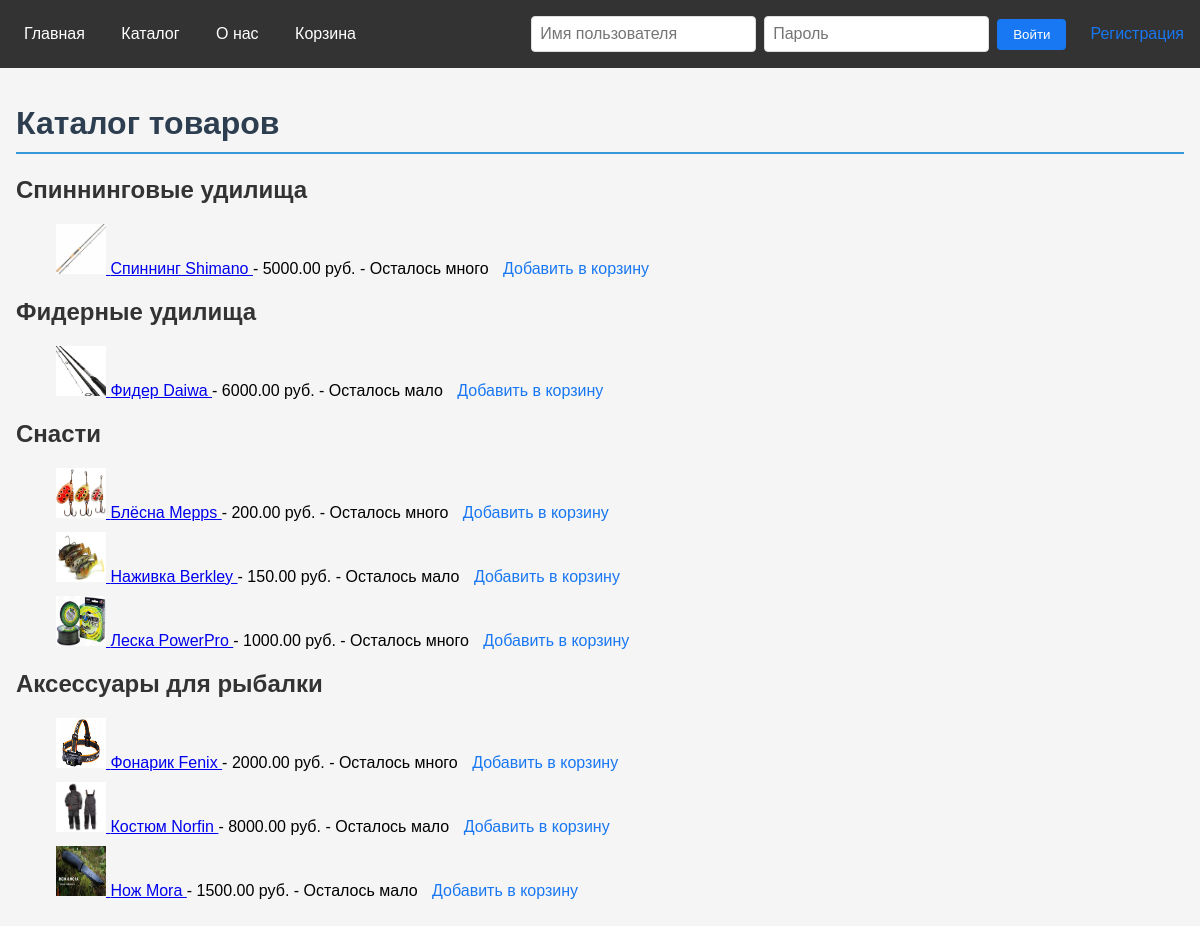
Page /catalog/ on the committed database.
### main/models.py (models this page shows, shortened)
class Category(models.Model):
    name = models.CharField(max_length=100)
    parent = models.ForeignKey('self', on_delete=models.CASCADE, null=True, blank=True, related_name='children')
    def __str__(self):
        return self.name

class Product(models.Model):
    name = models.CharField(max_length=100)
    description = models.TextField()
    price = models.DecimalField(max_digits=10, decimal_places=2)
    category = models.ForeignKey(Category, on_delete=models.CASCADE, null=True, blank=True )
    stock = models.PositiveIntegerField(default=0)
    image = models.ImageField(upload_to='products/', null=True, blank=True)
    @property
    def stock_status(self):
        if self.stock > 10:
            return "Осталось много"
        elif self.stock > 0:
            return "Осталось мало"
        else:
            "Нет в наличии"

### main/views.py (the view)
# urls.py: path('catalog/', CatalogView.as_view(), name='catalog'),
class CatalogView(ListView):
    model = Product
    template_name = 'catalog.html'
    def get_context_data(self, **kwargs):
        context = super().get_context_data(**kwargs)
        top_categories = Category.objects.filter(parent__isnull=True)
        print(f"Top categories: {top_categories}")
        context['top_categories'] = top_categories
        return context

### main/templates/catalog.html (shortened to what this page needs)
{% extends 'main/base.html' %}
{% block content %}
    <div class="container" style="max-width: 1200px; margin: 0 auto;">
        <h1 style="color: #2c3e50; border-bottom: 2px solid #3498db; padding-bottom: 10px;">Каталог товаров</h1>
        <ul style="list-style: none; padding: 0;">
        {% for top_cat in top_categories %}
            <li style="margin-bottom: 20px;">
                <h2 style="color: #333; font-size: 1.5rem;">{{ top_cat.name }}</h2>
                <ul style="list-style: none; padding-left: 20px;">
                {% if top_cat.product_set.all %}
                <ul style="list-style: none; padding-left: 20px;">
                    {% for product in top_cat.product_set.all %}
                        <li style="margin-bottom: 10px;">
                            <a href="{% url 'product_detail' pk=product.pk %}">
                                {% if product.image %}
                                    <img src="{{ product.image.url }}" alt="{{ product.name }}" width="50" height="50">
                                {% else %}
                                    <img src="/media/default_product_image.jpg" alt="Default Image" width="50" height="50">
                                {% endif %}
                                {{ product.name }}
                            </a>
                            - {{ product.price }} руб. - {{ product.stock_status }}
                            <a href="{% url 'add_to_cart' product.id %}" style="color: #1877f2; text-decoration: none; margin-left: 10px;">Добавить в корзину</a>
                        </li>
                    {% endfor %}
                    </ul>
                {% endif %}
                </ul>
            </li>
        {% endfor %}
        </ul>
    </div>
{% endblock %}

### main/templates/main/base.html (style rules this page uses)
body { font-family: Arial, sans-serif; margin: 0; padding: 0; background-color: #f5f5f5; }

### rows in the picture
Category: name "Спиннинговые удилища"
Product: image (picture), name "Спиннинг Shimano", price "5000.00", stock_status "Осталось много"
Category: name "Фидерные удилища"
Product: image (picture), name "Фидер Daiwa", price "6000.00", stock_status "Осталось мало"
Category: name "Снасти"
Product: image (picture), name "Блёсна Mepps", price "200.00", stock_status "Осталось много"
Product: image (picture), name "Наживка Berkley", price "150.00", stock_status "Осталось мало"
Product: image (picture), name "Леска PowerPro", price "1000.00", stock_status "Осталось много"
Category: name "Аксессуары для рыбалки"
Product: image (picture), name "Фонарик Fenix", price "2000.00", stock_status "Осталось много"
Product: image (picture), name "Костюм Norfin", price "8000.00", stock_status "Осталось мало"
Product: image (picture), name "Нож Mora", price "1500.00", stock_status "Осталось мало"
